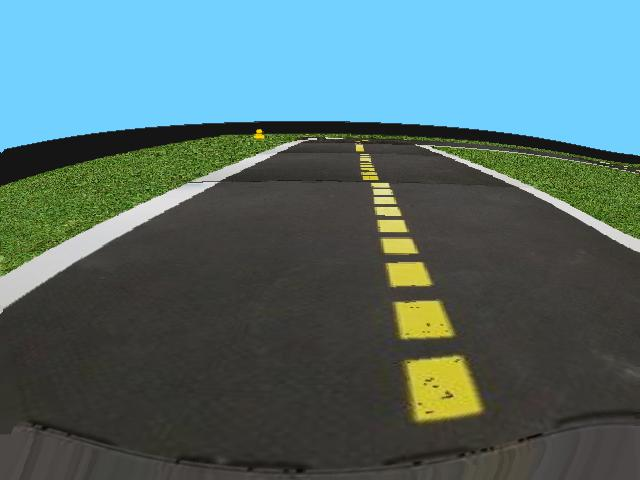
#> input picture src/images/raw_obs/20211030_164024_1.jpg, 640 x 480 px
$ python colorsegment.py
#> lines starting #> are read from the running program, lines starting #| are printed output that depends on the picture
import numpy as np
from PIL import Image

# Define constant values

sensitivity_yellow = 100
sensitivity_white = 50

colorcode_yellow = [255,255,0]
colorcode_white = [255,255,255]

threshold_yellow = [colorcode_yellow[0] - sensitivity_yellow, colorcode_yellow[1] - sensitivity_yellow, colorcode_yellow[2] + sensitivity_yellow]
threshold_white = [colorcode_white[0] - sensitivity_white, colorcode_white[1] - sensitivity_white, colorcode_white[2] - sensitivity_white]

#Test input

#####################

img = Image.open('images/raw_obs/20211030_164024_1.jpg')
#> img is the input picture: PIL image 640x480 RGB; mean R, G, B 83.3, 110.3, 111.4
test_image_array = np.array(img)


######################

#Function define

def colorsegment(numpy_array_image):
    for x in numpy_array_image:
        for y in x:
            if((y[0] - threshold_yellow[0] > 0) and (y[1] - threshold_yellow[1] > 0) and (y[2] - threshold_yellow[2] < 0)):  #Is yellow?
                y[0] = 255
                y[1] = 0
                y[2] = 0
            else:
                if((y[0] - threshold_white[0] > 0) and (y[1] - threshold_white[1] > 0) and (y[2] - threshold_white[2] > 0)): #Is white?
                    y[0] = 0
                    y[1] = 255
                    y[2] = 0
                else:
                    y[0] = 0
                    y[1] = 0
                    y[2] = 0
#> after the loop, y = [0, 0, 0]
    return numpy_array_image


#Test output

######################

test_image_array = colorsegment(test_image_array)
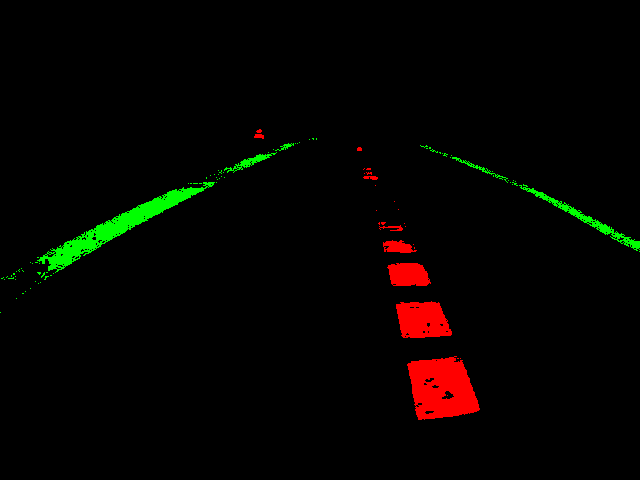
#> test_image_array: shape (480, 640, 3); mean R, G, B 5.2, 3.5, 0

img = Image.fromarray(test_image_array, 'RGB')
img.show()

######################
